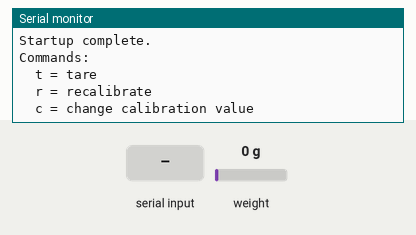
Simulated run of this sketch. Board: ESP32. Shown: the last lines printed to the serial monitor. The test bench sets the inputs (shaded band); at power-on: weight on the scale 0 g. EEPROM starts erased.

Above: at 4.6 s.
4.7 s: weight on the scale set to 100 g
At 7.4 s:
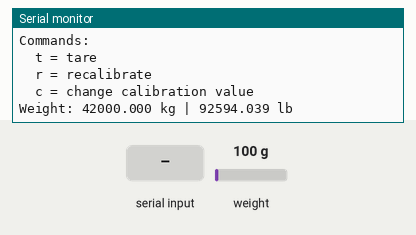
7.7 s: "t90\n" received over Serial
At 8.3 s:
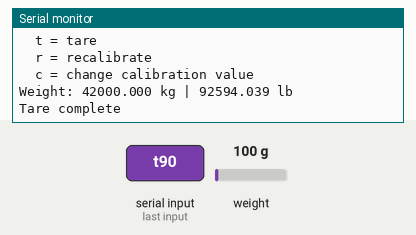
9.2 s: "r90\n" received over Serial
At 10.4 s:
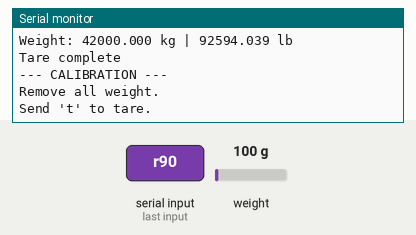
10.7 s: "t,45\n" received over Serial
At 11.8 s:
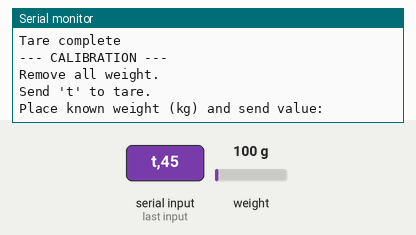
13.7 s: "c90\n" received over Serial
At 14.2 s:
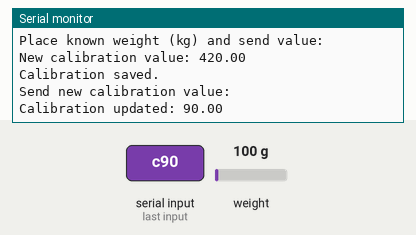
15.2 s: weight on the scale set to 1250 g
At 16.6 s:
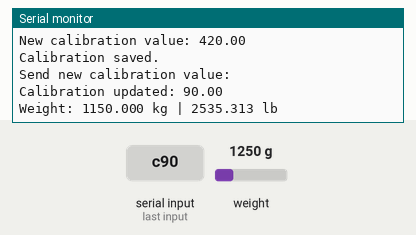

Measured:
- after the input at 4.7 s, the serial monitor: prints a new line after 1.7 s (image 1)
- after the input at 7.7 s, the serial monitor: prints a new line at once (image 2)
- after the input at 9.2 s, the serial monitor: prints a new line at once (image 3)
- after the input at 10.7 s, the serial monitor: prints a new line at once (image 4)
- after the input at 13.7 s, the serial monitor: prints a new line at once (image 5)
- after the input at 15.2 s, the serial monitor: prints a new line after 0.10 s (image 6)

The sketch:

LOADCELL.ino
```cpp
#include <HX711_ADC.h>
#include <EEPROM.h>

// ================== ESP32 PIN CONFIG ==================
const int HX711_dout = 18;  // HX711 DOUT → ESP32 GPIO18
const int HX711_sck  = 19;  // HX711 SCK  → ESP32 GPIO19

HX711_ADC LoadCell(HX711_dout, HX711_sck);

// EEPROM
const int calVal_eepromAdress = 0;

// Timing
unsigned long lastPrint = 0;
const unsigned long printInterval = 3000; // 3 seconds

void setup() {
  Serial.begin(115200);
  delay(1000);

  Serial.println("\nHX711 ESP32 Calibration & Weight Readout");

  EEPROM.begin(512);

  LoadCell.begin();
  unsigned long stabilizingtime = 2000;
  boolean _tare = true;
  LoadCell.start(stabilizingtime, _tare);

  if (LoadCell.getTareTimeoutFlag() || LoadCell.getSignalTimeoutFlag()) {
    Serial.println("❌ HX711 timeout. Check wiring.");
    while (1);
  }

  float calValue;
  EEPROM.get(calVal_eepromAdress, calValue);

  if (isnan(calValue) || calValue == 0) {
    calValue = 1.0;
    Serial.println("⚠ No calibration found. Using default.");
  }

  LoadCell.setCalFactor(calValue);
  Serial.print("Calibration Factor: ");
  Serial.println(calValue);

  Serial.println("Startup complete.");
  Serial.println("Commands:");
  Serial.println("  t = tare");
  Serial.println("  r = recalibrate");
  Serial.println("  c = change calibration value");
}

void loop() {
  LoadCell.update();

  // ===== Serial Commands =====
  if (Serial.available()) {
    char cmd = Serial.read();
    if (cmd == 't') LoadCell.tareNoDelay();
    if (cmd == 'r') calibrate();
    if (cmd == 'c') changeSavedCalFactor();
  }

  // ===== Read Weight Every 3 Seconds =====
  if (millis() - lastPrint >= printInterval) {
    lastPrint = millis();

    if (LoadCell.getData() != 0) {
      float kg = LoadCell.getData();
      float lb = kg * 2.20462;

      Serial.print("Weight: ");
      Serial.print(kg, 3);
      Serial.print(" kg | ");
      Serial.print(lb, 3);
      Serial.println(" lb");
    }
  }

  if (LoadCell.getTareStatus()) {
    Serial.println("Tare complete");
  }
}

// ================== CALIBRATION ==================
void calibrate() {
  Serial.println("\n--- CALIBRATION ---");
  Serial.println("Remove all weight.");
  Serial.println("Send 't' to tare.");

  while (!LoadCell.getTareStatus()) {
    LoadCell.update();
    if (Serial.available() && Serial.read() == 't') {
      LoadCell.tareNoDelay();
    }
  }

  Serial.println("Place known weight (kg) and send value:");

  float known_mass = 0;
  while (known_mass == 0) {
    LoadCell.update();
    if (Serial.available()) {
      known_mass = Serial.parseFloat();
    }
  }

  LoadCell.refreshDataSet();
  float newCal = LoadCell.getNewCalibration(known_mass);

  Serial.print("New calibration value: ");
  Serial.println(newCal);

  EEPROM.put(calVal_eepromAdress, newCal);
  EEPROM.commit();

  LoadCell.setCalFactor(newCal);
  Serial.println("Calibration saved.");
}

// ================== MANUAL CAL CHANGE ==================
void changeSavedCalFactor() {
  Serial.println("\nSend new calibration value:");

  float newCal = 0;
  while (newCal == 0) {
    if (Serial.available()) {
      newCal = Serial.parseFloat();
    }
  }

  LoadCell.setCalFactor(newCal);
  EEPROM.put(calVal_eepromAdress, newCal);
  EEPROM.commit();

  Serial.print("Calibration updated: ");
  Serial.println(newCal);
}
```
